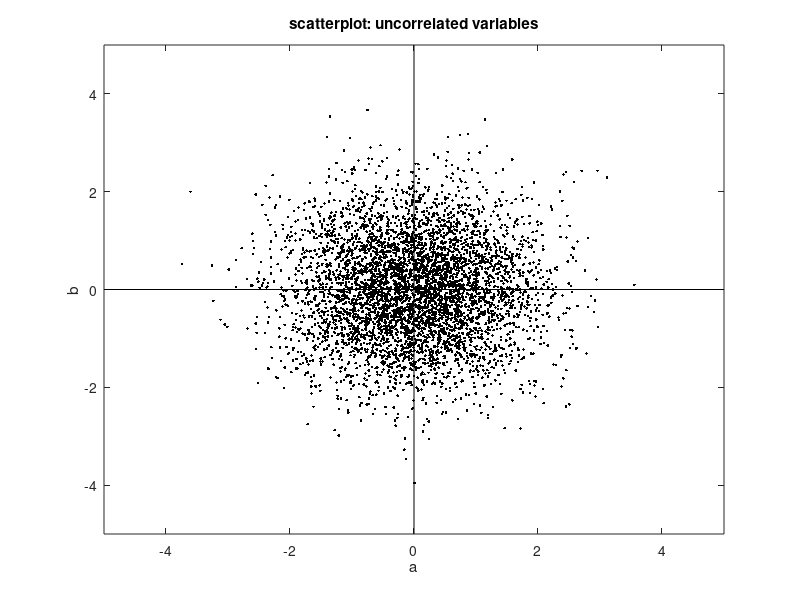

The MATLAB script that drew this image:
% Scatterplot example
% 2 uncorrelated variables
N=5000;
a=normrnd(0,1,1,N); a=a-mean(a);
b=normrnd(0,1,1,N); b=b-mean(b);

figure(1)
plot(a,b,'k.'); hold on; %scatterplot
plot([-5 5],[0 0],'k');
plot([0 0],[-5 5],'k');
axis([-5  5 -5 5]);
title('scatterplot: uncorrelated variables'); 
xlabel('a'); ylabel('b');

X=[a; b];	%data matrix: 2 rows of N values
%print covariance matrix
Sx=cov(X') %covariance matrix
